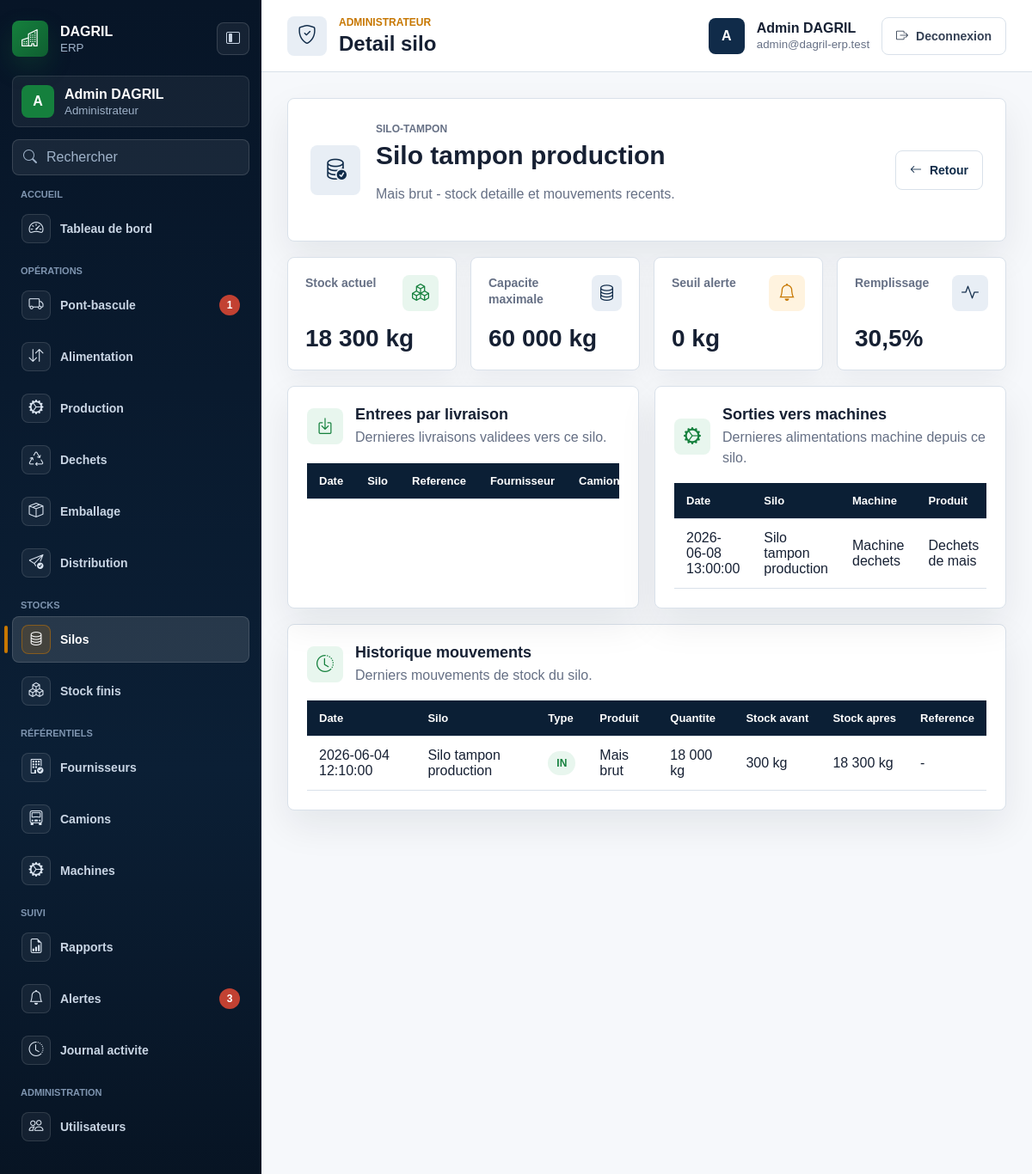
Page /silos/3 (signed in) on the committed database.
### tables this page shows
CREATE TABLE silos (
  id INT UNSIGNED AUTO_INCREMENT PRIMARY KEY,
  name VARCHAR(120) NOT NULL,
  code VARCHAR(80) NOT NULL UNIQUE,
  product_id INT UNSIGNED NULL,
  capacity_kg DECIMAL(12,3) NOT NULL DEFAULT 0,
  current_stock_kg DECIMAL(12,3) NOT NULL DEFAULT 0,
  unit VARCHAR(30) NOT NULL DEFAULT 'kg',
  alert_threshold_kg DECIMAL(12,3) NOT NULL DEFAULT 0,
  status ENUM('active', 'inactive', 'pending', 'validated', 'cancelled') NOT NULL DEFAULT 'active',
  created_at TIMESTAMP NOT NULL DEFAULT CURRENT_TIMESTAMP,
  updated_at TIMESTAMP NULL DEFAULT NULL ON UPDATE CURRENT_TIMESTAMP,
  deleted_at TIMESTAMP NULL DEFAULT NULL,
  CONSTRAINT fk_silos_product FOREIGN KEY (product_id) REFERENCES products(id)
);

CREATE TABLE products (
  id INT UNSIGNED AUTO_INCREMENT PRIMARY KEY,
  name VARCHAR(150) NOT NULL,
  code VARCHAR(80) NOT NULL UNIQUE,
  category ENUM('raw_material', 'finished_product', 'waste') NOT NULL,
  unit VARCHAR(30) NOT NULL DEFAULT 'kg',
  status ENUM('active', 'inactive', 'pending', 'validated', 'cancelled') NOT NULL DEFAULT 'active',
  created_at TIMESTAMP NOT NULL DEFAULT CURRENT_TIMESTAMP,
  updated_at TIMESTAMP NULL DEFAULT NULL ON UPDATE CURRENT_TIMESTAMP,
  deleted_at TIMESTAMP NULL DEFAULT NULL
);

CREATE TABLE machine_feeds (
  id INT UNSIGNED AUTO_INCREMENT PRIMARY KEY,
  machine_id INT UNSIGNED NOT NULL,
  silo_id INT UNSIGNED NOT NULL,
  product_id INT UNSIGNED NOT NULL,
  silo_movement_id INT UNSIGNED NULL,
  quantity_kg DECIMAL(12,3) NOT NULL,
  fed_at DATETIME NOT NULL,
  ended_at DATETIME NULL,
  observation TEXT NULL,
  status ENUM('active', 'inactive', 'pending', 'validated', 'cancelled') NOT NULL DEFAULT 'pending',
  created_by INT UNSIGNED NULL,
  created_at TIMESTAMP NOT NULL DEFAULT CURRENT_TIMESTAMP,
  updated_at TIMESTAMP NULL DEFAULT NULL ON UPDATE CURRENT_TIMESTAMP,
  deleted_at TIMESTAMP NULL DEFAULT NULL,
  CONSTRAINT fk_machine_feeds_machine FOREIGN KEY (machine_id) REFERENCES machines(id),
  CONSTRAINT fk_machine_feeds_silo FOREIGN KEY (silo_id) REFERENCES silos(id),
  CONSTRAINT fk_machine_feeds_product FOREIGN KEY (product_id) REFERENCES products(id),
  CONSTRAINT fk_machine_feeds_silo_movement FOREIGN KEY (silo_movement_id) REFERENCES silo_movements(id),
  CONSTRAINT fk_machine_feeds_created_by FOREIGN KEY (created_by) REFERENCES users(id)
);

CREATE TABLE machines (
  id INT UNSIGNED AUTO_INCREMENT PRIMARY KEY,
  name VARCHAR(120) NOT NULL,
  code VARCHAR(80) NOT NULL UNIQUE,
  machine_type VARCHAR(80) NOT NULL DEFAULT 'main',
  capacity_kg_hour DECIMAL(12,3) NULL,
  status ENUM('active', 'inactive', 'pending', 'validated', 'cancelled') NOT NULL DEFAULT 'active',
  created_at TIMESTAMP NOT NULL DEFAULT CURRENT_TIMESTAMP,
  updated_at TIMESTAMP NULL DEFAULT NULL ON UPDATE CURRENT_TIMESTAMP,
  deleted_at TIMESTAMP NULL DEFAULT NULL
);

CREATE TABLE silo_movements (
  id INT UNSIGNED AUTO_INCREMENT PRIMARY KEY,
  silo_id INT UNSIGNED NOT NULL,
  product_id INT UNSIGNED NOT NULL,
  weighing_id INT UNSIGNED NULL,
  movement_type ENUM('in', 'out', 'adjustment') NOT NULL,
  quantity_kg DECIMAL(12,3) NOT NULL,
  stock_before_kg DECIMAL(12,3) NOT NULL DEFAULT 0,
  stock_after_kg DECIMAL(12,3) NOT NULL DEFAULT 0,
  movement_at DATETIME NOT NULL,
  status ENUM('active', 'inactive', 'pending', 'validated', 'cancelled') NOT NULL DEFAULT 'validated',
  created_by INT UNSIGNED NULL,
  created_at TIMESTAMP NOT NULL DEFAULT CURRENT_TIMESTAMP,
  updated_at TIMESTAMP NULL DEFAULT NULL ON UPDATE CURRENT_TIMESTAMP,
  deleted_at TIMESTAMP NULL DEFAULT NULL,
  CONSTRAINT fk_silo_movements_silo FOREIGN KEY (silo_id) REFERENCES silos(id),
  CONSTRAINT fk_silo_movements_product FOREIGN KEY (product_id) REFERENCES products(id),
  CONSTRAINT fk_silo_movements_weighing FOREIGN KEY (weighing_id) REFERENCES weighings(id),
  CONSTRAINT fk_silo_movements_created_by FOREIGN KEY (created_by) REFERENCES users(id)
);

### app/views/silos/show.php (the view, shortened to what the rows shown need)
<section class="dashboard-hero">
    <span class="hero-icon"><i class="bi bi-database-check"></i></span>
    <div>
        <p class="section-label"><?= e($silo['code']) ?></p>
        <h2><?= e($silo['name']) ?></h2>
        <p><?= e($silo['product_name'] ?: 'Produit non affecte') ?> - stock detaille et mouvements recents.</p>
    </div>
    <a href="<?= e(base_url('silos')) ?>" class="page-action"><i class="bi bi-arrow-left"></i><span>Retour</span></a>
</section>
<section class="metric-grid">
    <article class="metric-card"><div class="metric-card-top"><span>Stock actuel</span><span class="metric-icon tone-green"><i class="bi bi-boxes"></i></span></div><strong><?= e(number_format((float) $silo['current_stock_kg'], 0, ',', ' ')) ?> <?= e($silo['unit']) ?></strong></article>
    <article class="metric-card"><div class="metric-card-top"><span>Capacite maximale</span><span class="metric-icon tone-blue"><i class="bi bi-database"></i></span></div><strong><?= e(number_format((float) $silo['capacity_kg'], 0, ',', ' ')) ?> <?= e($silo['unit']) ?></strong></article>
    <article class="metric-card"><div class="metric-card-top"><span>Seuil alerte</span><span class="metric-icon tone-orange"><i class="bi bi-bell"></i></span></div><strong><?= e(number_format((float) $silo['alert_threshold_kg'], 0, ',', ' ')) ?> <?= e($silo['unit']) ?></strong></article>
    <article class="metric-card"><div class="metric-card-top"><span>Remplissage</span><span class="metric-icon tone-blue"><i class="bi bi-activity"></i></span></div><strong><?= e(number_format((float) $silo['fill_rate'], 1, ',', ' ')) ?>%</strong></article>
</section>
<section class="dashboard-charts">
    <article class="chart-panel">
        <div class="panel-heading"><span class="panel-icon"><i class="bi bi-box-arrow-in-down"></i></span><div><h3>Entrees par livraison</h3><p>Dernieres livraisons validees vers ce silo.</p></div></div>
    </article>
    <article class="chart-panel">
        <div class="panel-heading"><span class="panel-icon"><i class="bi bi-gear-wide-connected"></i></span><div><h3>Sorties vers machines</h3><p>Dernieres alimentations machine depuis ce silo.</p></div></div>
        <?php $rows = $exits; require view_path('silos.table_exits'); ?>
    </article>
</section>
<section class="table-panel">
    <div class="panel-heading"><span class="panel-icon"><i class="bi bi-clock-history"></i></span><div><h3>Historique mouvements</h3><p>Derniers mouvements de stock du silo.</p></div></div>
    <?php $rows = $movements; require view_path('silos.table_movements'); ?>
</section>

### app/views/silos/table_exits.php (shortened to what the rows shown need)
<div class="table-responsive">
    <table class="enterprise-table">
        <thead>
            <tr>
                <th>Date</th>
                <th>Silo</th>
                <th>Machine</th>
                <th>Produit</th>
            </tr>
        </thead>
        <tbody>
            <?php foreach ($rows as $row): ?>
                <tr>
                    <td><?= e($row['fed_at']) ?></td>
                    <td><?= e($row['silo_name']) ?></td>
                    <td><?= e($row['machine_name']) ?></td>
                    <td><?= e($row['product_name']) ?></td>
                </tr>
            <?php endforeach; ?>
        </tbody>
    </table>
</div>

### app/views/silos/table_movements.php
<div class="table-responsive">
    <table class="enterprise-table">
        <thead>
            <tr>
                <th>Date</th>
                <th>Silo</th>
                <th>Type</th>
                <th>Produit</th>
                <th>Quantite</th>
                <th>Stock avant</th>
                <th>Stock apres</th>
                <th>Reference</th>
            </tr>
        </thead>
        <tbody>
            <?php foreach ($rows as $row): ?>
                <tr>
                    <td><?= e($row['movement_at']) ?></td>
                    <td><?= e($row['silo_name']) ?></td>
                    <td><span class="status-badge status-<?= $row['movement_type'] === 'in' ? 'validated' : 'pending' ?>"><?= e($row['movement_type']) ?></span></td>
                    <td><?= e($row['product_name']) ?></td>
                    <td><?= e(number_format((float) $row['quantity_kg'], 0, ',', ' ')) ?> kg</td>
                    <td><?= e(number_format((float) $row['stock_before_kg'], 0, ',', ' ')) ?> kg</td>
                    <td><?= e(number_format((float) $row['stock_after_kg'], 0, ',', ' ')) ?> kg</td>
                    <td><?= e($row['weighing_reference'] ?: '-') ?></td>
                </tr>
            <?php endforeach; ?>
        </tbody>
    </table>
</div>

### app/core/Router.php (shortened to what the rows shown need)
<?php
class Router
{
    private $routes = [];
    public function add($method, $path, $handler, array $options = [])
    {
        $this->routes[] = [
            'method' => strtoupper($method),
            'path' => '/' . trim($path, '/'),
            'handler' => $handler,
            'auth' => $options['auth'] ?? false,
            'roles' => $options['roles'] ?? [],
        ];
    }
    public function dispatch($method, $uri)
    {
        $requestPath = rawurldecode(parse_url($uri, PHP_URL_PATH));
        $requestPath = '/' . trim($requestPath, '/');
        foreach ($this->routes as $route) {
            $params = [];
            if ($route['method'] === strtoupper($method) && $this->matches($route['path'], $requestPath, $params)) {
                return $this->execute($route['handler'], $params);
            }
        }
    }
    private function matches($routePath, $requestPath, array &$params)
    {
        $pattern = preg_replace('#\{([a-zA-Z_][a-zA-Z0-9_]*)\}#', '(?P<$1>[^/]+)', $routePath);
        $pattern = '#^' . $pattern . '$#';
        if (!preg_match($pattern, $requestPath, $matches)) {
            return false;
        }
        return true;
    }
    private function execute($handler, array $params = [])
    {
        if (is_string($handler) && strpos($handler, '@') !== false) {
            list($controller, $action) = explode('@', $handler, 2);
            $instance = new $controllerClass();
            return call_user_func_array([$instance, $action], $params);
        }
        throw new InvalidArgumentException('Invalid route handler.');
    }
}

### rows in the picture
silos: code "SILO-TAMPON", name "Silo tampon production", product.name "Mais brut", current_stock_kg "18 300", unit "kg", capacity_kg "60 000", alert_threshold_kg "0"
machine_feeds: fed_at "2026-06-08 13:00:00", silo.name "Silo tampon production", machine.name "Machine dechets", product.name "Dechets de mais"
silo_movements: movement_at "2026-06-04 12:10:00", silo.name "Silo tampon production", movement_type "IN", product.name "Mais brut", quantity_kg "18 000", stock_before_kg "300", stock_after_kg "18 300", weighing_reference "-"

### other values in the picture
$group['label'] "ACCUEIL"
$item['label'] "Tableau de bord"
$group['label'] "OPÉRATIONS"
$item['label'] "Pont-bascule"
$item['badge_value'] "1"
$item['label'] "Alimentation"
$item['label'] "Production"
$item['label'] "Dechets"
$item['label'] "Emballage"
$item['label'] "Distribution"
$group['label'] "STOCKS"
$item['label'] "Silos"
$item['label'] "Stock finis"
$group['label'] "RÉFÉRENTIELS"
$item['label'] "Fournisseurs"
